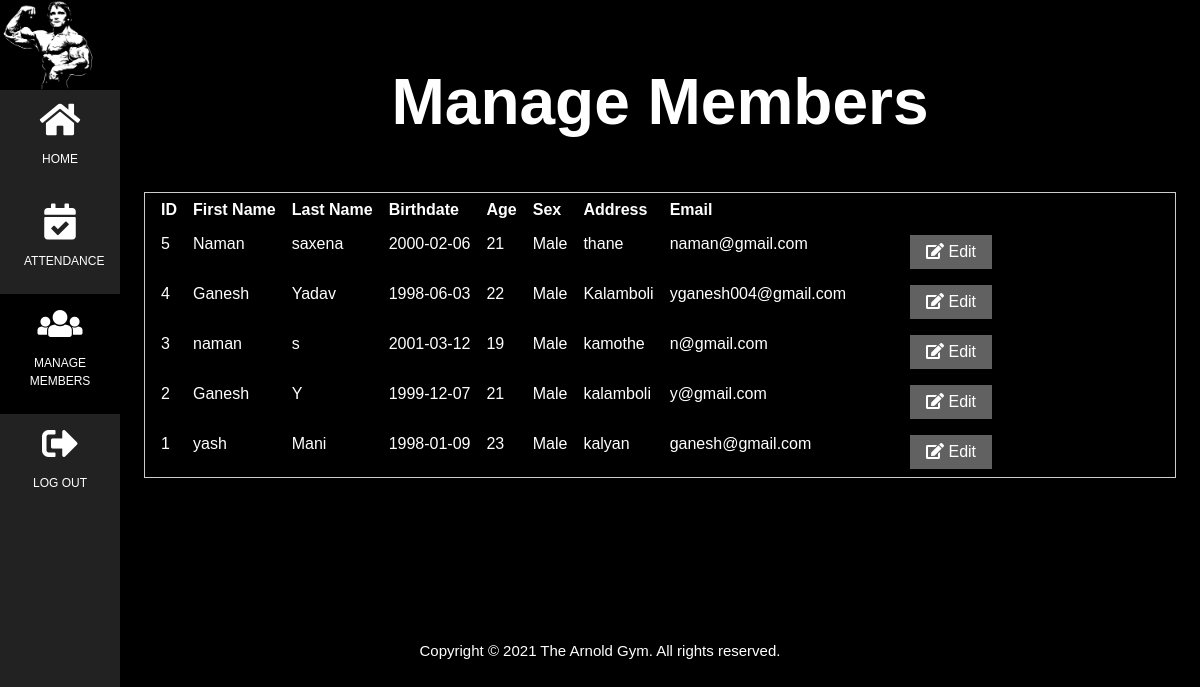
The page /admin_users.php on the database its author committed.
### tables this page shows
CREATE TABLE `member` (
  `member_id` int(11) NOT NULL,
  `member_fname` varchar(100) NOT NULL,
  `member_lname` varchar(100) NOT NULL,
  `member_password` varchar(100) NOT NULL,
  `member_bdate` date NOT NULL,
  `member_age` int(11) NOT NULL,
  `member_sex` enum('Male','Female') NOT NULL,
  `member_address` varchar(200) NOT NULL,
  `member_email` varchar(100) NOT NULL
);

### admin_users.php (the view, shortened to what this page needs)
<?php
   require("connect.php");
   ?>
    <html>
    <head>
        <link href="css/w3.css" rel="stylesheet">
        <link href="fonts/Montserrat-Regular.otf" rel="stylesheet">
        <link href="css/fontawesome-all.min.css" rel="stylesheet">
    </head>
    <body class="w3-black">
        <nav class="w3-sidebar w3-bar-block w3-small w3-center">
            <img style="width:100%" src="images/ArnoldGym.jpg">
            <a class="w3-bar-item w3-button w3-padding-large w3-hover-black" href="admin_home.php">
                <i class="fa fa-home w3-xxlarge"></i>
                <p>HOME</p>
            </a>
            <a class="w3-bar-item w3-button w3-padding-large w3-hover-black" href="admin_attendance.php">
                <i class="fa fa-calendar-check w3-xxlarge"></i>
                <p>ATTENDANCE</p>
            </a>
            <a class="w3-bar-item w3-button w3-padding-large w3-black" href="#">
                <i class="fa fa-users w3-xxlarge"></i>
                <p>MANAGE
                    <br>MEMBERS</p>
            </a>
            <a class="w3-bar-item w3-button w3-padding-large w3-hover-black" onclick="document.getElementById('logout').style.display='block';">
                <i class="fa fa-sign-out-alt w3-xxlarge"></i>
                <p>LOG OUT</p>
            </a>
        </nav>
        <div class="w3-padding-large" id="main">
            <header class="w3-container w3-padding-32 w3-center w3-black" id="home">
                <h1 class="w3-jumbo"><strong>Manage Members</strong></h1>
            </header>
            <table class="w3-table w3-border w3-responsive" style='font-family: sans-serif;'>
                <tr>
                    <th>ID</th>
                    <th>First Name</th>
                    <th>Last Name</th>
                    <th>Birthdate</th>
                    <th>Age</th>
                    <th>Sex</th>
                    <th>Address</th>
                    <th>Email</th>
                    <th> </th>
                    <th> </th>
                </tr>
                <?php
               $query = "SELECT *
                       FROM member ORDER BY member_id DESC";
               $ret = mysqli_query($conn, $query);
               while($row = mysqli_fetch_assoc($ret)){
                   $id = $row["member_id"];
                   $fname = $row["member_fname"];
                   $lname = $row["member_lname"];
                   $bdate = $row["member_bdate"];
                   $age = $row["member_age"];
                   $sex = $row["member_sex"];
                   $address = $row["member_address"];
                   $email = $row["member_email"];
                    echo "<tr><td>". $id . "</td><td>". $fname. "</td><td>" . $lname. "</td><td>". $bdate. "</td><td>". $age. "</td><td>". $sex. "</td><td>". $address. "</td><td>" . $email. "</td><td><button class='w3-button w3-black' onclick=\"document.getElementById('".$email.$id. "').style.display='block'\"></button></td><td><button class='w3-button w3-dark-grey' onclick=\"document.getElementById('". $id. "').style.display='block'\"><span class='fa fa-edit'></span> Edit</button></td></tr>";
                   }
               ?>
            <footer class="w3-center footer"> Copyright © 2021 The Arnold Gym. All rights reserved.</footer>
        </div>
    </body>
    </html>

### css/w3.css (style rules this page uses)
*,*:before,*:after { box-sizing:inherit }
html { -ms-text-size-adjust:100%;-webkit-text-size-adjust:100% }
body { margin:0 }
article,aside,details,figcaption,figure,footer,header,main,menu,nav,section,summary { display:block }
a { background-color:transparent;-webkit-text-decoration-skip:objects }
img { border-style:none }
button,select { text-transform:none }
button,html [type=button],[type=reset],[type=submit] { -webkit-appearance:button }
html,body { font-family:Verdana,sans-serif;font-size:15px;line-height:1.5 }
html { overflow-x:hidden }
h1 { font-size:36px }
h1,h2,h3,h4,h5,h6 { font-family:"Segoe UI",Arial,sans-serif;font-weight:400;margin:10px 0 }
img { vertical-align:middle }
a { color:inherit }
.w3-table,.w3-table-all { border-collapse:collapse;border-spacing:0;width:100%;display:table }
.w3-table td,.w3-table th,.w3-table-all td,.w3-table-all th { padding:8px 8px;display:table-cell;text-align:left;vertical-align:top }
.w3-table th:first-child,.w3-table td:first-child,.w3-table-all th:first-child,.w3-table-all td:first-child { padding-left:16px }
.w3-btn,.w3-button { border:none;display:inline-block;padding:8px 16px;vertical-align:middle;overflow:hidden;text-decoration:none;color:inherit;background-color:inherit;text-align:center;cursor:pointer;white-space:nowrap }
.w3-btn,.w3-button { -webkit-touch-callout:none;-webkit-user-select:none;-khtml-user-select:none;-moz-user-select:none;-ms-user-select:none;user-select:none }
.w3-sidebar { height:100%;width:200px;background-color:#fff;position:fixed!important;z-index:1;overflow:auto }
.w3-main,#main { transition:margin-left .4s }
.w3-bar-block .w3-bar-item { width:100%;display:block;padding:8px 16px;text-align:left;border:none;white-space:normal;float:none }
.w3-bar-block.w3-center .w3-bar-item { text-align:center }
.w3-responsive { display:block;overflow-x:auto }
.w3-container:after,.w3-container:before,.w3-panel:after,.w3-panel:before,.w3-row:after,.w3-row:before,.w3-row-padding:after,.w3-row-padding:before, .w3-cell-row:before,.w3-cell-row:after,.w3-clear:after,.w3-clear:before,.w3-bar:before,.w3-bar:after { content:"";display:table;clear:both }
.w3-container,.w3-panel { padding:0.01em 16px }
.w3-small { font-size:12px!important }
.w3-xxlarge { font-size:36px!important }
.w3-jumbo { font-size:64px!important }
.w3-center { text-align:center!important }
.w3-border { border:1px solid #ccc!important }
.w3-padding-large { padding:12px 24px!important }
.w3-padding-32 { padding-top:32px!important;padding-bottom:32px!important }
.w3-black,.w3-hover-black:hover { color:#fff!important;background-color:#000!important }
.w3-dark-grey,.w3-hover-dark-grey:hover,.w3-dark-gray,.w3-hover-dark-gray:hover { color:#fff!important;background-color:#616161!important }

### admin_users.php (style rules this page uses)
body, h1, h2, h3, h4, h5, h6 { font-family: "Montserrat", sans-serif }
.w3-sidebar { width: 120px; background: #222; }
#main { margin-left: 120px }
.footer { position: fixed; left: 0; bottom: 0; height: 20%; width: 100%; }

### rows shown on the page
member: member_id "5", member_fname "Naman", member_lname "saxena", member_bdate "2000-02-06", member_age "21", member_sex "Male", member_address "thane", member_email "naman@gmail.com"
member: member_id "4", member_fname "Ganesh", member_lname "Yadav", member_bdate "1998-06-03", member_age "22", member_sex "Male", member_address "Kalamboli", member_email "yganesh004@gmail.com"
member: member_id "3", member_fname "naman", member_lname "s", member_bdate "2001-03-12", member_age "19", member_sex "Male", member_address "kamothe", member_email "n@gmail.com"
member: member_id "2", member_fname "Ganesh", member_lname "Y", member_bdate "1999-12-07", member_age "21", member_sex "Male", member_address "kalamboli", member_email "y@gmail.com"
member: member_id "1", member_fname "yash", member_lname "Mani", member_bdate "1998-01-09", member_age "23", member_sex "Male", member_address "kalyan", member_email "ganesh@gmail.com"
